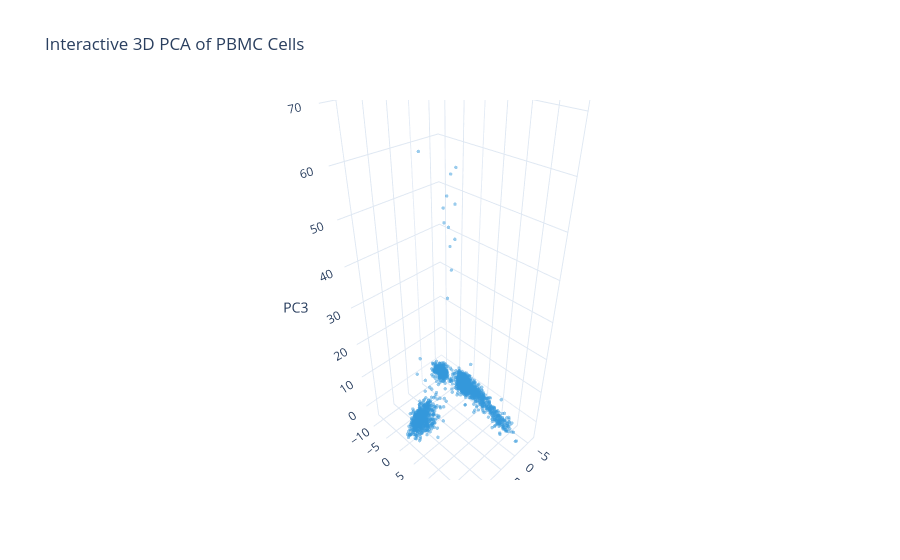

Write notebook code for a chart like this one.
### Markdown cell above
## Step 14: Interactive 3D PCA
We visualize cells in the space of the first 3 principal components to get an initial sense of how cell populations separate.

### Code cell
import pandas as pd

pca_coords = pd.DataFrame(
    adata.obsm['X_pca'][:, :3],
    columns=['PC1', 'PC2', 'PC3'],
    index=adata.obs.index
)

pca_3d_plot = px.scatter_3d(
    pca_coords, x='PC1', y='PC2', z='PC3',
    title='Interactive 3D PCA of PBMC Cells',
    opacity=0.5,
    color_discrete_sequence=['#3498db']
)
pca_3d_plot.update_traces(marker=dict(size=2))
pca_3d_plot.update_layout(template='plotly_white')
pca_3d_plot.show()

### Figure 1 — Plotly figure (JSON) as saved in the notebook; plotly's stock layout.template omitted (floating-point values rounded to 4 significant figures; data arrays with more than 128 entries replaced by an {"elided": "..."} marker saying what was removed)
{"data": [{"hovertemplate": "PC1=%{x}<br>PC2=%{y}<br>PC3=%{z}<extra></extra>", "legendgroup": "", "marker": {"color": "#3498db", "opacity": 0.5, "size": 2, "symbol": "circle"}, "mode": "markers", "name": "", "scene": "scene", "showlegend": false, "type": "scatter3d", "x": {"elided": "2638 float values"}, "y": {"elided": "2638 float values"}, "z": {"elided": "2638 float values"}}], "layout": {"legend": {"tracegroupgap": 0}, "scene": {"domain": {"x": [0, 1], "y": [0, 1]}, "xaxis": {"title": {"text": "PC1"}}, "yaxis": {"title": {"text": "PC2"}}, "zaxis": {"title": {"text": "PC3"}}}, "title": {"text": "Interactive 3D PCA of PBMC Cells"}}}
